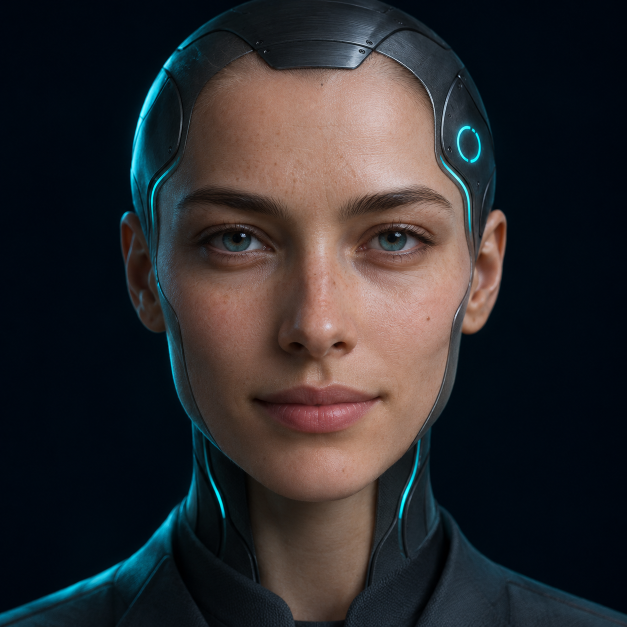
#> input picture scripts/nova-face/source/portrait.png, 1254 x 1254 px (shown at 1/2 size)
$ python -i verify.py   (imports and definitions only)   (older library calls are emulated)
#> lines starting #> are read from the running program, lines starting #| are printed output that depends on the picture
#!/usr/bin/env python
"""Verify the committed Nova face assets and write the review page.

For every frame in manifest.json the WebP patch is composited over base.webp exactly as the
app will blend it (out = base*(1-a) + patch*a, rounded) and checked:
  1. outside the patch rect: zero change (exact);
  2. the cyan ring and lines (HSV hue band, dilated) never change by more than CYAN_TOL, and
     no patch rect contains cyan pixels at all;
  3. seam: gradient magnitude in a band along the rect border does not exceed the base's
     (mean + SEAM_MEAN_TOL, p99 + SEAM_P99_TOL), and the alpha at the rect border is ~0;
  4. the base is the original portrait resized (mean abs difference <= BASE_TOL);
  5. the asset folder is <= 2.5 MB, all manifest files exist and the manifest has the schema.
Exits 1 on any violation. Writes .cache/review/review.html (offline, relative paths).

Run: .cache/venv/bin/python verify.py [--assets DIR] [--review DIR]
"""
from __future__ import annotations

import argparse
import html
import json
import shutil
import sys
from pathlib import Path

import cv2
import numpy as np

HERE = Path(__file__).resolve().parent
PORTRAIT = HERE / "source" / "portrait.png"
ASSETS = HERE.parent.parent / "src" / "renderer" / "src" / "assets" / "nova"
REVIEW = HERE / ".cache" / "review"

CYAN_TOL = 2  # max abs per-channel change allowed on cyan pixels
SEAM_MEAN_TOL = 1.5  # mean gradient in the border band vs the base
SEAM_P99_TOL = 10.0
BORDER_ALPHA_MAX = 4  # of 255, at the outermost rect pixels
BASE_TOL = 2.0  # mean abs difference of base.webp vs the resized original
MAX_BYTES = 2_500_000
BAND = 3  # px each side of the rect border for the seam band


# [5 lines left out: function cyan_mask, not called in this run]


def grad_mag(rgb: np.ndarray) -> np.ndarray:
    g = cv2.cvtColor(rgb, cv2.COLOR_RGB2GRAY).astype(np.float32)
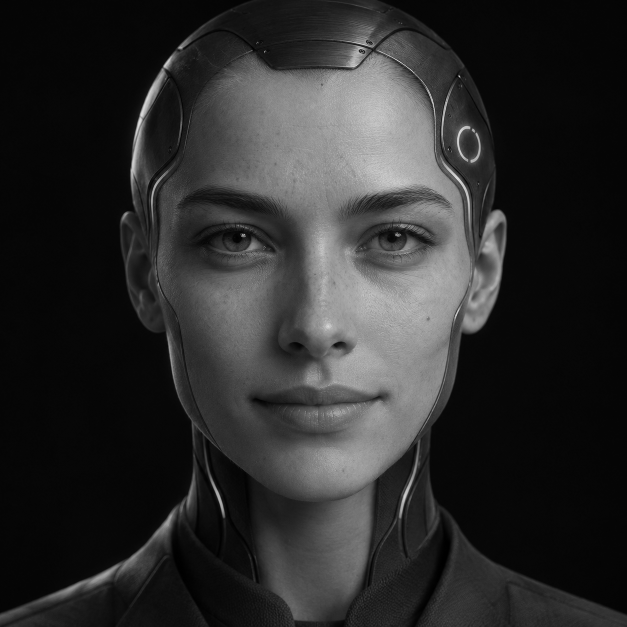
#> g: shape (1254, 1254) float32 (shown at 1/2 size); min 0, max 254, mean 44.4
    return np.hypot(cv2.Sobel(g, cv2.CV_32F, 1, 0, ksize=3), cv2.Sobel(g, cv2.CV_32F, 0, 1, ksize=3)) / 8.0
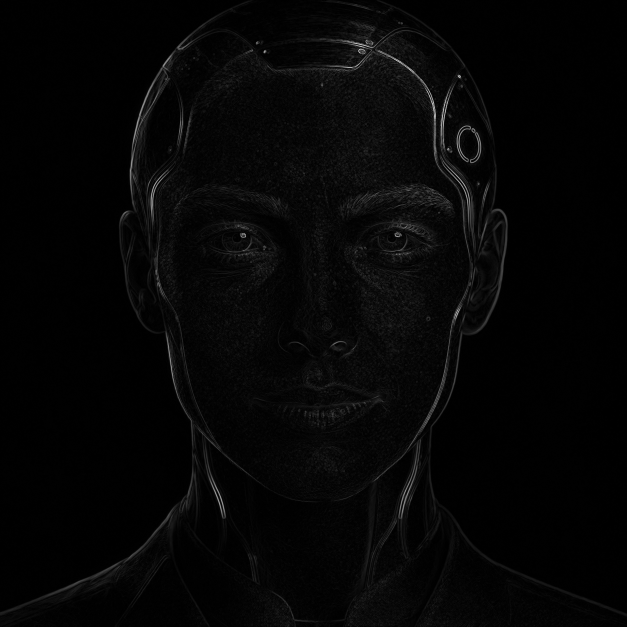
#> returned value: shape (1254, 1254) float32 (shown at 1/2 size); min 0, max 99.41, mean 2.3; drawn with min black and max white


# [23 lines left out: functions border_band, read_rgb, composite, not called in this run]


def lap_var(rgb: np.ndarray) -> float:
    return float(cv2.Laplacian(cv2.cvtColor(rgb, cv2.COLOR_RGB2GRAY), cv2.CV_64F).var())


# [205 lines left out: functions main, write_review, not called in this run]


# [2 lines not run here, left out]

>>> import cv2
>>> picture = cv2.cvtColor(cv2.imread('source/portrait.png'), cv2.COLOR_BGR2RGB)
>>> result = grad_mag(picture)
